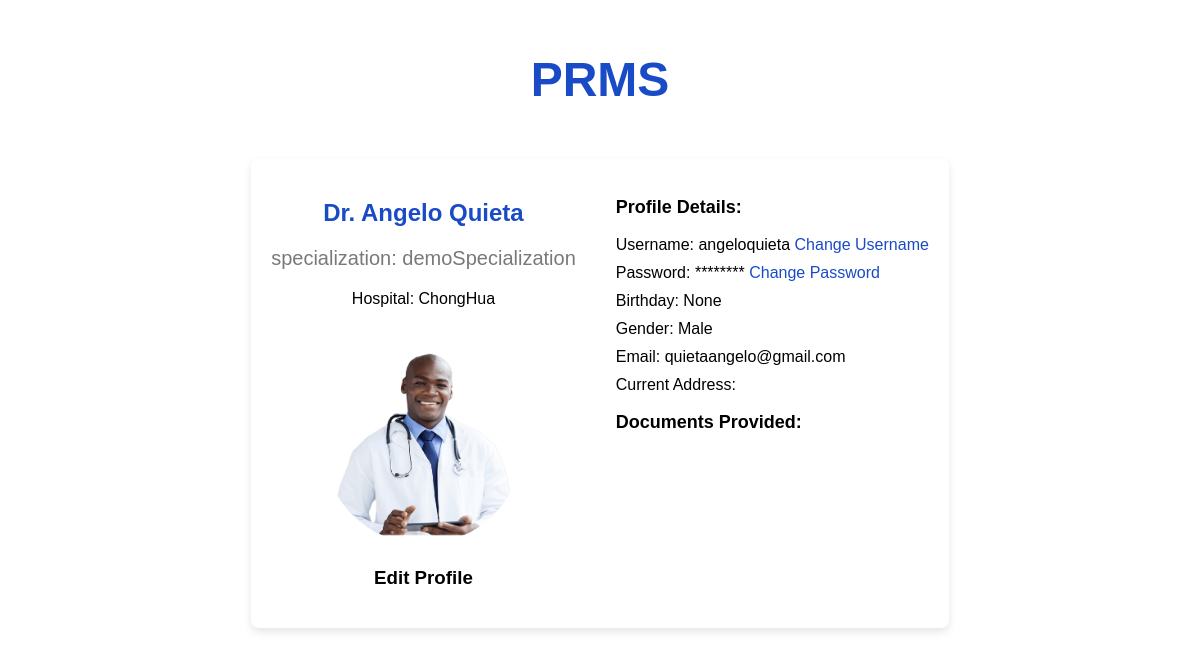
Page /profile/ (signed in) on the earlier database version.
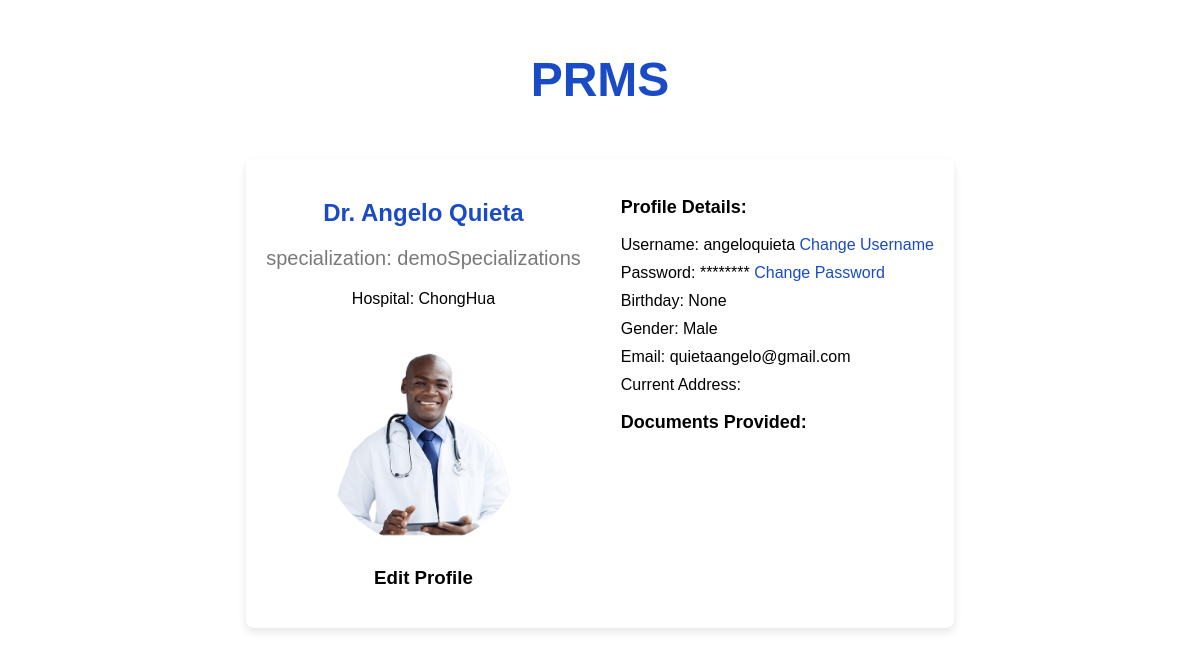
Same page on the later database version.
### doctor/models.py (models this page shows, shortened)
class Doctor(models.Model):
    username = models.CharField(max_length=100, unique=True)
    password = models.CharField(max_length=100)
    email = models.EmailField(unique=True)
    first_name = models.CharField(max_length=50)
    middle_name = models.CharField(max_length=50, blank=True, null=True)
    last_name = models.CharField(max_length=50)
    birthday = models.DateField(null=True, blank=True)
    gender = models.CharField(max_length=10, null=True, blank=True)
    specialization = models.CharField(max_length=100)
    hospital_assigned = models.CharField(max_length=255, blank=True, default="")

### doctor/views.py (the view)
# urls.py: path('profile/', views.doctor_profile_view, name='doctor_profile'),
def doctor_profile_view(request):
    doctor_id = doctor_logged_in(request)  # Ensure doctor is logged in
    doctor = get_object_or_404(Doctor, id=doctor_id)
    return render(request, 'doctor_profile.html', {'doctor': doctor})

### doctor/views.py (called while the page is built)
def doctor_logged_in(request):
    doctor_id = request.session.get('doctor_id')
    if not doctor_id:
        return redirect('login')
    return doctor_id

### doctor/templates/doctor_profile.html (shortened to what this page needs)
{% load static %}
<!DOCTYPE html>
<html lang="en">
<head>
    <link rel="stylesheet" href="{% static 'profile.css' %}">
</head>
<body>
    <div class="profile-container">
        <header class="profile-header">
            <h1 onclick="window.location.href='http://127.0.0.1:8000/home/';">PRMS</h1>
        </header>
        <section class="profile-info">
            <div class="left-panel">
                <h1>Dr. {{ doctor.first_name }} {{ doctor.last_name }}</h1>
                <p class="specialization">specialization: {{ doctor.specialization }}</p>
                <p class="hospital_assigned">Hospital: {{ doctor.hospital_assigned }}</p>
                <img src="{% static 'images/profile-placeholder.png' %}" alt="Profile Picture" class="profile-picture">
                <h3 onclick="window.location.href='http://127.0.0.1:8000/edit-profile/';">Edit Profile</h3>
            </div>
            <div class="right-panel">
                <h3>Profile Details:</h3>
                <p>Username: {{ doctor.username }} <a href="#">Change Username</a></p>
                <p>Password: ******** <a href="#">Change Password</a></p>
                <p>Birthday: {{ doctor.birthday }}</p>
                <p>Gender: {{ doctor.gender }}</p>
                <p>Email: {{ doctor.email }}</p>
                <p>Current Address: {{ doctor.address }}</p>
                <h3>Documents Provided:</h3>
            </div>
        </section>
    </div>
</body>
</html>

Differences in the rows shown:
changed Doctor "Angelo": specialization "demoSpecialization" → "demoSpecializations"
